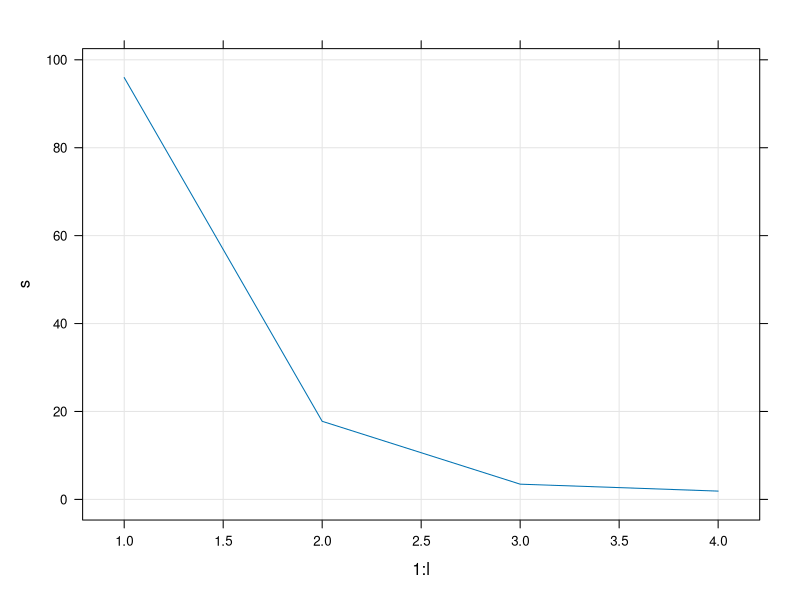
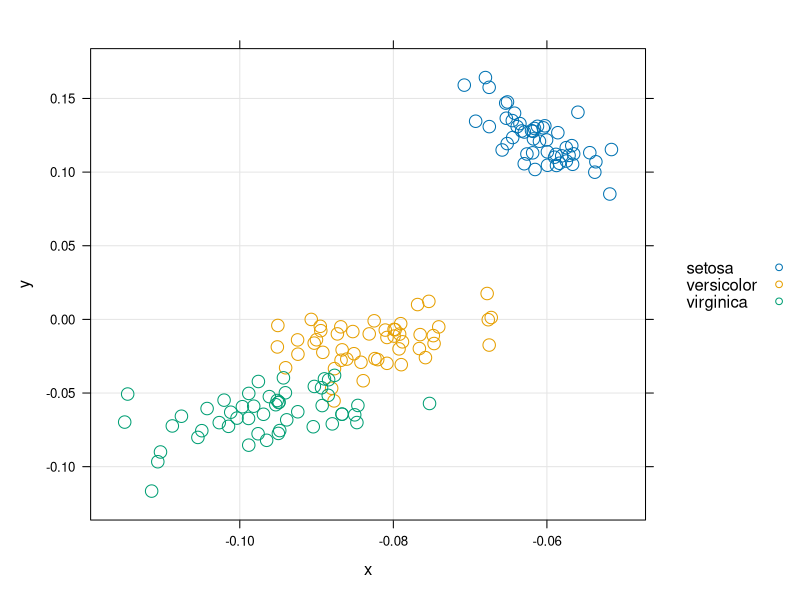
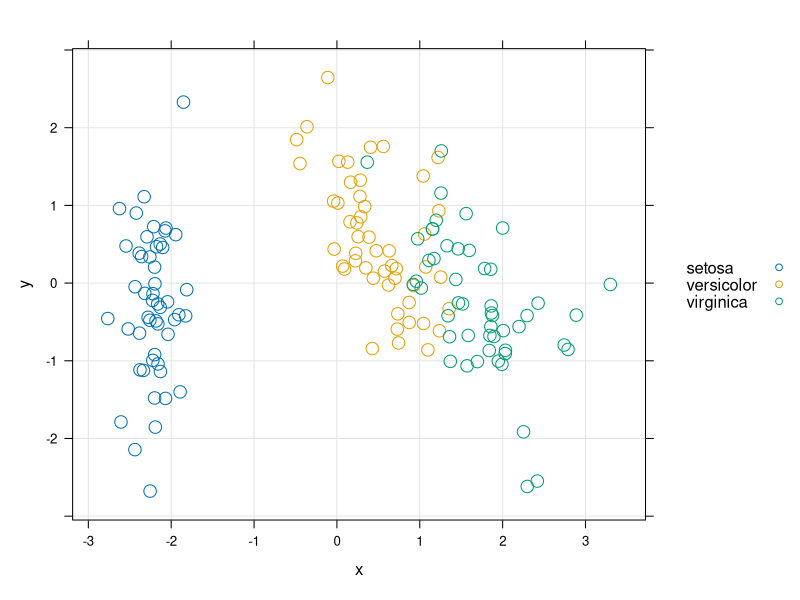

Write the R code that produced these figures, in order.
data(iris)
dane<-data.matrix(iris[,-5])
grupy<-iris[,5]

svd_deko<-svd(dane)

library(Matrix)
u<-svd_deko$u
v<-svd_deko$v
s<-svd_deko$d
l<-length(s)
diag_matrix<-Diagonal(l, s)

library(lattice)
xyplot(s~1:l, grid = TRUE, type="l")

a<-u %*% diag_matrix %*% t(v)

u_new<- dane %*% v %*% solve(diag_matrix)

x<-u[,1]
y<-u[,2]


xyplot(y~x, grid = TRUE, groups=grupy, auto.key = TRUE,cex=1.5)

pca <- prcomp(dane, center = TRUE, scale = TRUE) 

pc<-predict(pca, newdata=dane)

x<-pc[,1]
y<-pc[,2]

xyplot(y~x, grid = TRUE, groups=grupy, auto.key = TRUE,cex=1.5)

